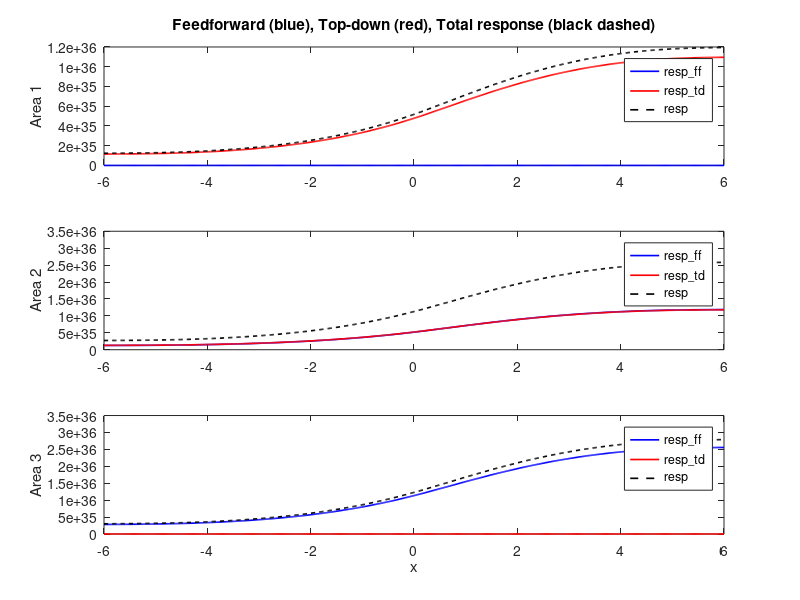

Source code (MATLAB):
figure(1); clf;

% Time step and number of Euler iterations
dt = 0.1;
nIter = 100;

% Model parameters for each visual area
for a = 1:3
    area(a).slope = 0.08;
    area(a).tau_ff = 0.16;
    area(a).tau_td = 0.16;
end
area(1).intercept = 0.16;
area(2).intercept = 0.26;
area(3).intercept = 0.36;

x = linspace(-6, 6, 600);

% Inputs
stim = ones(size(x));
stim(x < 2) = 0;

nAreas = 3;
ff_stim = zeros(nAreas + 1, numel(x));
ff_stim(1, :) = stim;                    % external feedforward input to area 1

td_stim = zeros(nAreas + 1, numel(x));
td_stim(nAreas + 1, :) = 1;              % external top-down input to highest level

% State variables
resp = zeros(nAreas, numel(x));
resp_ff = zeros(nAreas, numel(x));
resp_td = zeros(nAreas, numel(x));

% Euler integration
for n = 1:nIter
    for a = 1:nAreas
        for l = 1:numel(x)
            sigma = area(a).slope * abs(x(l)) + area(a).intercept;
            rf = normpdf(x, x(l), sigma);
            rf_sum = sum(rf);

            if rf_sum > 0
                resp_ff(a, l) = (rf * ff_stim(a, :)') / rf_sum;
                resp_td(a, l) = (rf * td_stim(a, :)') / rf_sum;
            else
                resp_ff(a, l) = 0;
                resp_td(a, l) = 0;
            end
        end

        % Euler update: combine feedforward and top-down drives once
        dresp = (resp_ff(a, :) ./ area(a).tau_ff) + (resp_td(a, :) ./ area(a).tau_td);
        resp(a, :) = resp(a, :) + dt .* dresp;

        % Propagate updated activity to neighboring levels
        if a < nAreas
            ff_stim(a + 1, :) = resp(a, :);
        end
        if a > 1
            td_stim(a - 1, :) = resp(a, :);
        end
    end
end

% Plot responses for each area
for a = 1:nAreas
    subplot(nAreas, 1, a);
    plot(x, resp_ff(a, :), 'b', 'LineWidth', 1.2); hold on;
    plot(x, resp_td(a, :), 'r', 'LineWidth', 1.2);
    plot(x, resp(a, :), 'k--', 'LineWidth', 1.2);
    ylabel(sprintf('Area %d', a));
    if a == 1
        title('Feedforward (blue), Top-down (red), Total response (black dashed)');
    end
    if a == nAreas
        xlabel('x');
    end
    legend({'resp\_ff', 'resp\_td', 'resp'}, 'Location', 'best');
end
